Frame 1 (no input): blank canvas, image omitted
Frame 60 (no input): blank canvas, image omitted
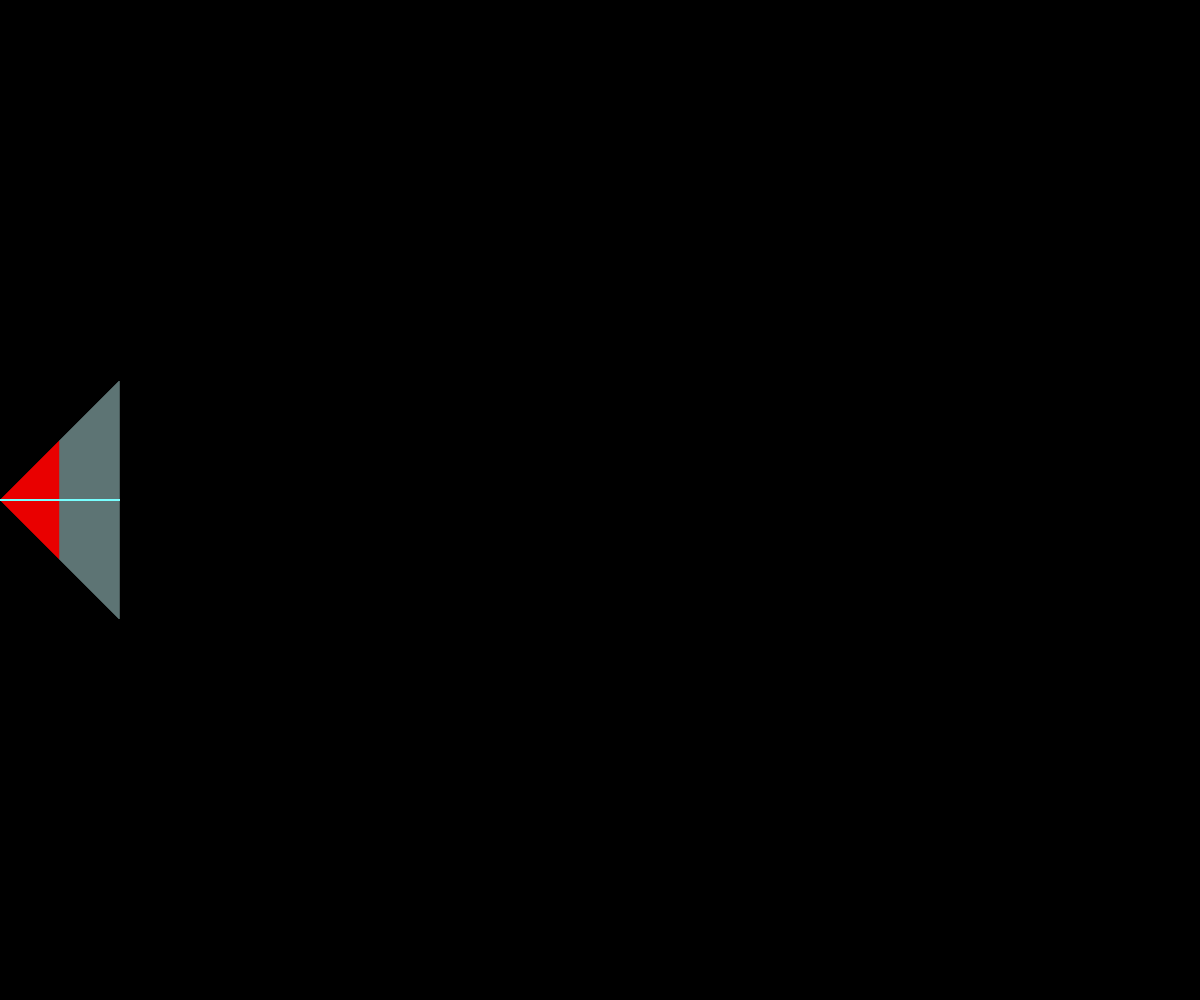
Frame 120 (the mouse pressed at the canvas centre since frame 60)

The p5.js sketch whose frames 1 and 60 were blank and that drew this single picture after the mouse press (run headless with seeded random() and noise() and a simulated clock; from frame 60 on, the mouse is pressed at the canvas centre):

// p5.js sketch
// ── sketch.js

let colX = 0;
let colY = 0;
let colZ = 0;
let rano = 0;
let ran = 0;
let diag = {
  x : 0,
  y : 0,
  s : 100
};
let speed = 1;
let speedY = 1;


function setup() {
  let canvas = createCanvas(windowWidth, windowHeight);
  canvas.position(0, 0);
  background(0);  
}


function draw() {
  ran = random(0,250);
  colX = map(mouseX,0,width,0,255);
  colY = map(mouseY,0,height,0,255);
  colZ = map(mouseX,0,height,255,0);
  fill(colZ, colY, colX, 180);
  noStroke();
  rectMode(RADIUS)
  rect(diag.x, windowHeight/2, 1, diag.y); 
  diag.y = diag.y+speedY;
  diag.x = diag.x+speed;
 

  fill(diag.y, mouseX, mouseY);
  noStroke();
  rectMode(RADIUS);
  rect(0, windowHeight/2, diag.x, 1); 

 if (diag.x>width || diag.x<0){
  speed = speed * -1;
 } 

 if (diag.y>height/2 || diag.y<=0){
   speedY = speedY * -1
 };
//  if (diag.y<=0){
//   speedY = 1
// };

  
  // extraCanvas.strokeWeight(1);
  // extraCanvas.stroke(5, 233, 120);
  // extraCanvas.line(0,0,windowWidth,windowHeight);
  // extraCanvas.line(windowWidth,0,0,windowHeight);

    
};
